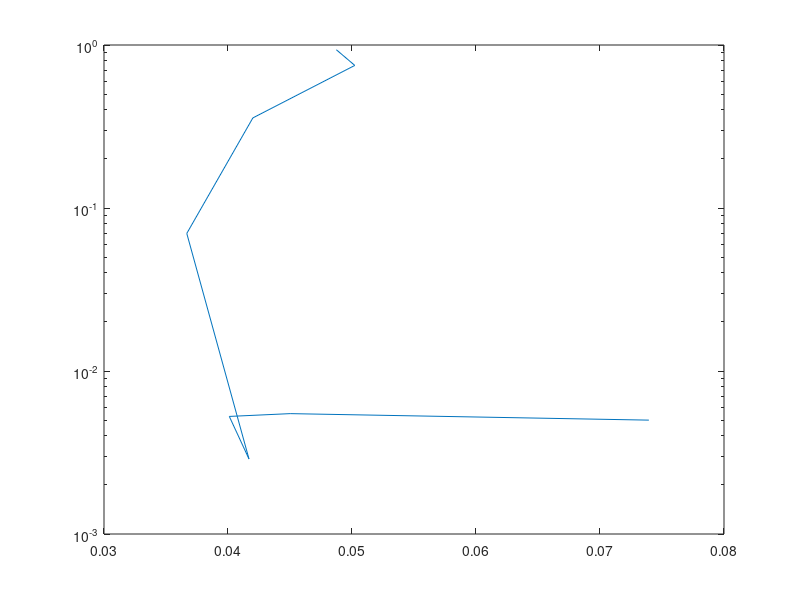

Here is the MATLAB script that generated this plot:
clear; 
clc;

%% Define the unknown function to interpolate
f = @(x) 1./(1+25*x.^2);

%% Setup different numbers of interpolation nodes/data sites.
Nd = [2,4,8,16,32,64,128,256];

%% Setup the points at which we want to evaluate the interpolant
xe = linspace(-1,1,10000)'; %generate evenly-spaced points
ye = f(xe); %evaluate function

%% Preallocate space for numerical solution
ye_num = zeros(length(ye),length(Nd));

A = (1:8);
%% Loop goes over different numbers of interpolation nodes
for it=1:length(Nd)
    tic;
    x = rand(1,Nd(it));
    for itt = 1:Nd(it)
        x(itt) = cos((itt - 1) * pi / (Nd(it) - 1));
    end
    x = x';
    y = f(x);
    
    p = polyfit(x,y,Nd(it) - 1)';
     size(ye_num);
     size(polyval(p,x));
     size(p);
     q = polyval(p,xe);
     
%      ye_num(:,it) = polyval(p,x);

     for i = 1:length(q)
         ye_num(i,it) = q(i);        
     end
    A(it) = toc;
end

%% Now plot relative errors
figure
e2 = zeros(length(Nd),1);
for it=1:length(Nd)
    e2(it,1) = norm(ye_num(:,it)-ye)./norm(ye);
end
semilogy(A,e2);